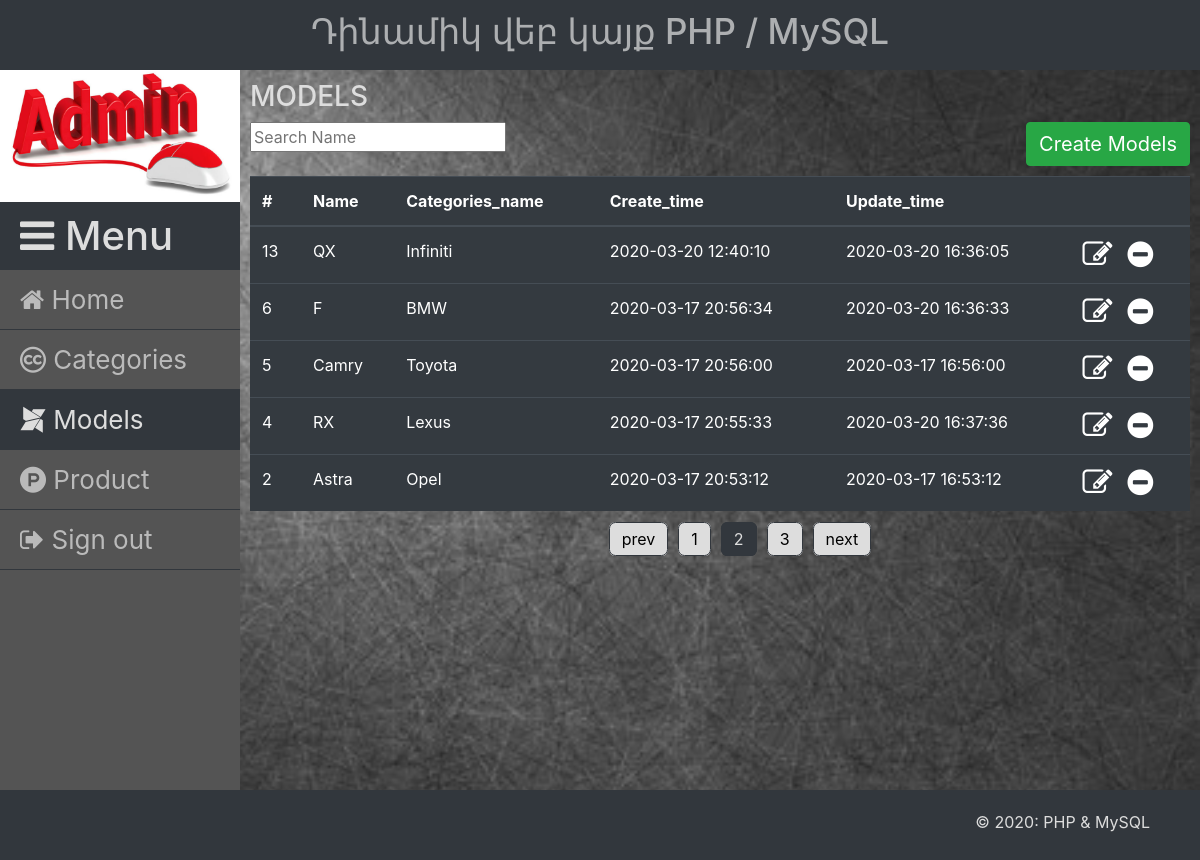
The app's page /admin.php?models=models&pn=2 with its own data.
### tables this page shows
CREATE TABLE `models` (
  `id` int(11) NOT NULL,
  `name` varchar(255) DEFAULT NULL,
  `categories_id` int(11) DEFAULT NULL,
  `create_time` datetime DEFAULT NULL,
  `update_time` timestamp NULL DEFAULT NULL ON UPDATE current_timestamp()
);

CREATE TABLE `categories` (
  `id` int(11) NOT NULL,
  `name` varchar(255) DEFAULT NULL,
  `create_time` datetime DEFAULT NULL,
  `update_time` timestamp NULL DEFAULT NULL ON UPDATE current_timestamp()
);

### page/models/models.php (the view, shortened to what this page needs)
<?php
require 'connect/connect.php';
$models_count = $conn->prepare("SELECT * FROM `models`");
$models_count->execute();
$count = $models_count->rowCount();
$page_rows = 5;
$list = ceil($count/$page_rows);
$pn = 1;
if (isset($_GET['pn'])){
    $pn = $_GET['pn'];
}
$pagination_link = '';
if ($list != 1){
    if ($pn > 1){
        $previous = $pn - 1;
        $pagination_link .= '<a href="?models=models&pn='.$previous.'" class="pn">prev</a>';
        for ($i = $pn - 2; $i < $pn; $i++){
            if ($i > 0){
                $pagination_link .= '<a href="?models=models&pn='.$i.'" class="pn">'.$i.'</a>';
            }
        }
    }
    $pagination_link .= '<a class="pn active">'.$pn.'</a>';
    for ($i = $pn + 1; $i <= $list; $i++){
        $pagination_link .= '<a href="?models=models&pn='.$i.'" class="pn">'.$i.'</a>';
    }
    if ($pn != $list){
        $next = $pn + 1;
        $pagination_link .= '<a href="?models=models&pn='.$next.'" class="pn">next</a>';
    }
}
$limit = 'LIMIT '.($pn - 1) * $page_rows.','.$page_rows;
$models_category = $conn->query("SELECT `mod`.*, `cat`.`name` as `cat_name`
FROM `models` AS `mod`
         LEFT JOIN `categories` AS `cat`
                   ON `mod`.`categories_id` = `cat`.`id` ORDER BY `id` DESC $limit");
$models_category->execute();
$arrModelsCategory = $models_category->fetchAll(PDO::FETCH_ASSOC);
?>
<div class="page_contents">
    <h3>MODELS</h3>
    <input type="text" placeholder="Search Name" class="search">
    <a href="?models=models_insert_form" class='btn btn-success create_new'>Create Models</a>
    <table class="table table-hover table-dark">
        <thead>
        <tr>
            <th>#</th>
            <th>Name</th>
            <th>Categories_name</th>
            <th>Create_time</th>
            <th>Update_time</th>
            <th></th>
        </tr>
        </thead>
        <tbody id="tbody">
        <?php foreach ($arrModelsCategory as $item): ?>
            <tr class="remove">
                <td><?= $item['id'] ?></td>
                <td><?= $item['name'] ?></td>
                <td><?= $item['cat_name'] ?></td>
                <td><?= $item['create_time'] ?></td>
                <td><?= $item['update_time'] ?></td>
                <td>
                    <a href="?models=models_update_form&id=<?= $item['id'] ?>&categories_id=<?= $item['categories_id'] ?>" class="edit"><i class="fa fa-pencil-square-o" aria-hidden="true"></i></a>
                    <a class="delete_models delete"><i class="fa fa-minus-circle" aria-hidden="true"></i></a>
                </td>
            </tr>
        <?php endforeach; ?>
        </tbody>
    </table>
    <div class="pagination">
        <ul>
            <li class="page_href"><?= $pagination_link ?></li>
        </ul>
    </div>
</div>

### css/style.css (style rules this page uses)
.page_contents { padding: 10px; }
.page_contents h3 { color: #ddd; }
.create_new { font-size: 20px; float: right; margin-bottom: 10px; }
.page_contents .edit { float: left; margin-right: 15px; }
.page_contents .edit i { font-size: 30px; color: #fff; }
.page_contents .delete i { font-size: 30px; cursor: pointer; }
.pagination { text-align: center; display: block; }
.pagination ul li { display: inline; padding-left: 0; }
.pagination a.pn { background-color: #ddd; border: solid 1px #32373d; border-radius: 0.4rem; text-decoration: none; text-align: center; padding: 6px 12px; color: #000; margin: 0 5px; }
.pagination a.pn.active { background: #32373d; color: #ddd; }

### records on screen
models: id "13", name "QX", categories.name "Infiniti", create_time "2020-03-20 12:40:10", update_time "2020-03-20 16:36:05"
models: id "6", name "F", categories.name "BMW", create_time "2020-03-17 20:56:34", update_time "2020-03-20 16:36:33"
models: id "5", name "Camry", categories.name "Toyota", create_time "2020-03-17 20:56:00", update_time "2020-03-17 16:56:00"
models: id "4", name "RX", categories.name "Lexus", create_time "2020-03-17 20:55:33", update_time "2020-03-20 16:37:36"
models: id "2", name "Astra", categories.name "Opel", create_time "2020-03-17 20:53:12", update_time "2020-03-17 16:53:12"

### other values on screen
$pn "2"
